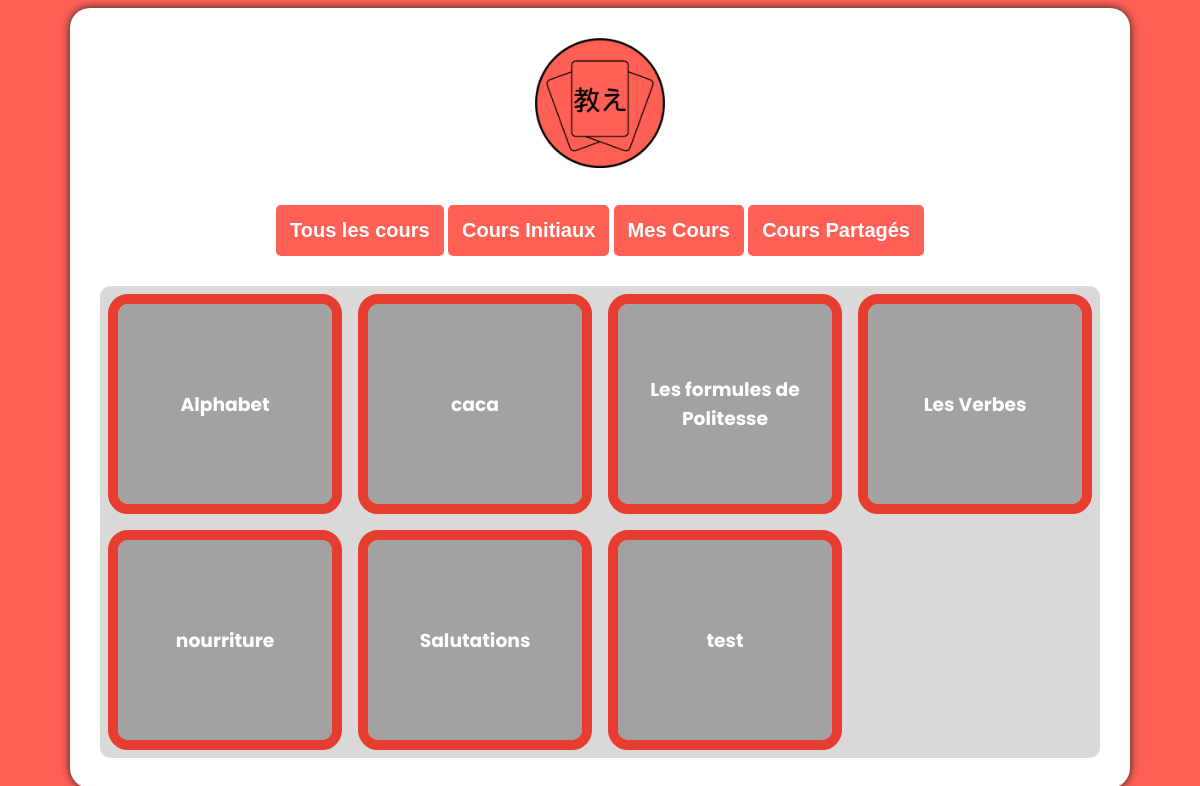
/cours (signed in), run on the app's committed database.
### tables this page shows
CREATE TABLE Names (
    course_id INTEGER PRIMARY KEY, 
    name TEXT UNIQUE NOT NULL
);

### app.py (the view)
@app.route('/cours') # Définition du chemin d'url vers la page cours.html
def cours():
    if not is_logged_in():
        return redirect(url_for("index")) # Retour vers
    courses = get_courses("tous")
    if courses:
        return render_template('cours.html', courses=courses)
    else:
        return "Cours non trouvé... :/"

### app.py (called while the page is built)
def is_logged_in():
    return "user_name" in session

def get_db_connection():
    with  sqlite3.connect('SQL_data/cours_data.db') as conn:
        conn.row_factory = sqlite3.Row # ça transforme les lignes en dictionnaires
        return conn

### templates/cours.html (shortened to what this page needs)
<!DOCTYPE html>
<html lang="fr">
    <head>
        <link rel="stylesheet" type="text/css" href="{{ url_for('static', filename='general.css') }}">
    </head>
    <body>
        <div id="main-div">
            <a href="{{ url_for('accueil') }} ">
                <img src="{{ url_for('static', filename='images/logos/oshieLogo.png') }}" alt="logo du site Oshie" id="logo">
            </a>
            <div class = "scrollmenu">
                <button class="cours-tab" id="tout" onclick="loadCourses('tous')">Tous les cours</button>
                <button class="cours-tab" id="initiaux" onclick="loadCourses('initiaux')">Cours Initiaux</button>
                <button class="cours-tab" id="personnel" onclick="loadCourses('personnel')">Mes Cours</button>
                <button class="cours-tab" id="partages" onclick="loadCourses('partage')">Cours Partagés</button>
            </div>
            <div id="coursContainer" data-url="{{ url_for('display_cours', course_id=0) }}">
                {% for course in courses %}
                <div class = "cours">
                     <a class="linkCours"href="{{ url_for('display_cours', course_id=course['course_id']) }}">
                        <div class="titrecours">
                            <h3>{{ course['name'] }}</h3>
                        </div>
                    </a>
                </div>
                {% endfor %}
            </div>
        </div>
    </body>
</html>

### static/general.css (style rules this page uses)
body { font-family: 'Poppins', sans-serif; }
body { text-align: center; background-color: #ff6056; }
#main-div { text-align: center; background-color: white; box-shadow: 0px 0px 10px rgb(35, 35, 35); border-radius: 20px; height: 100%; margin-left: auto; margin-right: auto; padding: 0px 30px 30px 30px; max-width: 1000px; }
#logo { margin-top: 30px; width: auto; height: 130px; align-self: center; }

### static/pageCours.css (style rules this page uses)
#coursContainer { background-color: #d9d9d9; border-radius: 10px; display: grid; grid-template-columns: repeat(auto-fit, minmax(220px, 1fr)); }
a { text-decoration: none; }
.cours { overflow: hidden; position: relative; margin: 0.5em; background-color: #ebebeb; color: #f1f5f9; border: 10px solid #e73d31; height: 200px; border-radius: 20px; background-size: auto 100%; background-repeat: no-repeat; background-position: center; max-width: 300px; }
@media only screen and (min-width: 1024px) { .titrecours { width: 100%; height: 100%; background-color: rgba(90, 90, 90, 0.5); color: #fff; display: flex; align-items: center; justify-content: center; } }
.scrollmenu { margin: 30px; width: auto; overflow: auto; white-space: nowrap; }
.cours-tab { font-weight: 600; font-size: 20px; width: auto; display: inline-block; color: white; background-color: #ff6056; text-align: center; padding: 14px; text-decoration: none; }

### static/login_signin.css (style rules this page uses)
button { width: 80%; padding: 10px; background-color: #ef4a3f; color: white; border: none; border-radius: 5px; cursor: pointer; }

### data on the page
Names: name "Alphabet"
Names: name "caca"
Names: name "Les formules de Politesse"
Names: name "Les Verbes"
Names: name "nourriture"
Names: name "Salutations"
Names: name "test"
